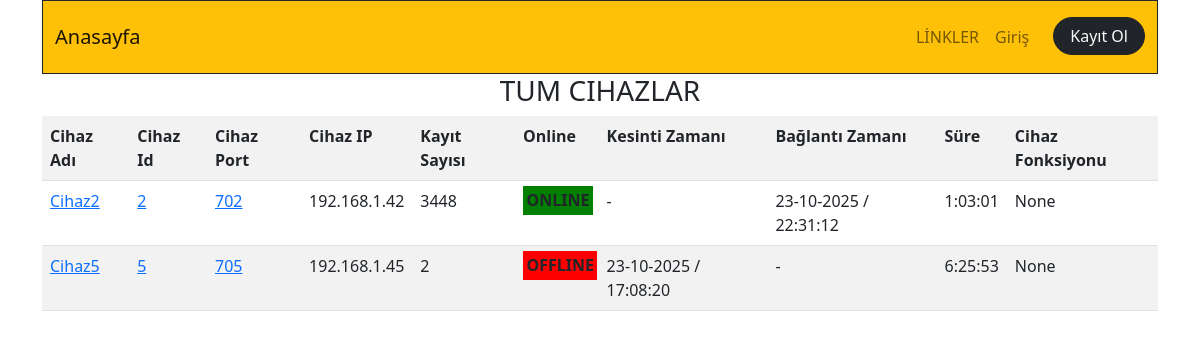
Page /cihazlar_tum on the committed database.
### app_monitor/models.py (models this page shows, shortened)
class Device(models.Model):
    device_id=models.IntegerField(primary_key=True,db_column='ID')
    device_name=models.CharField(blank=True,null=True, max_length=20)
    device_ip=models.CharField(blank=True,null=True, max_length=20)
    device_port=models.IntegerField(blank=True,null=True)
    device_function=models.CharField(blank=True,null=True, max_length=20)
    device_state=models.BooleanField(blank=True,null=True,default=False) #241225
    def __str__(self):
        return(f"{self.device_id}")

class Event(models.Model):
    id=models.BigAutoField(primary_key=True,db_column='ID')
    device_id=models.ForeignKey(Device,on_delete=models.CASCADE,null=True, blank=True)
    device_name=models.CharField(blank=True,null=True, max_length=50)
    alarm_id=models.ForeignKey(Alarm,on_delete=models.CASCADE,null=True, blank=True)
    alarm_name=models.CharField(blank=True,null=True, max_length=50)
    event_active=models.BooleanField(default=True) #alarm devam ediyor mu?  241225
    start_time=models.DateTimeField(blank=True,null=True)
    finish_time=models.DateTimeField(blank=True,null=True)
    info=models.CharField(blank=True,null=True, max_length=50)
    def __str__(self):
        return f"Device name:{self.device_name}--Device ID:{self.device_name}--{self.alarm_name}--{self.start_time}"

### app_monitor/views.py (the view)
# urls.py: path('cihazlar_tum',devices_all,name="devices_all"), #<str:**> parametresi çok dikkatli kullanılmalı,string oldugu için diğer url leri ezmektedir. Ayrıca cihazlar/ şeklinde bir yol da eklenmelidir.
def devices_all(request):
    devices_all=Device.objects.all()
    datetime_now=datetime.now()
    devices_online=[]
    cihaz_isimleri_query=Temperature.objects.values("device_name").distinct()
    cihaz_isimleri=[]
    for cihaz in cihaz_isimleri_query:
        cihaz_isimleri.append(list(cihaz.values())[0]) #cihaz isimlerini dizi olarak elde ettik. 250101
    print(f"devices_all:{devices_all}")
    for device in devices_all:
        try:
            if device.event_set.filter(alarm_id=1).last().event_active == False:
                devices_online.append(device.device_id)
                print(f"datetime_now- device.temperature_set.last.date() {device.temperature_set.last().device_id}: {datetime.timestamp(datetime_now) - datetime.timestamp(device.temperature_set.last().date) }")
        except Exception as e:
            print(f"device_id:{device.device_id} için henüz kesinti alarmı (Alarm ID:1) oluşmamış: {str(e)}")
    print(f"online cihazlar: {devices_online}")
    context=dict(
        devices_all=devices_all,
        devices_online=devices_online,
        cihaz_isimleri=cihaz_isimleri,
    )
    return render(request,"app_monitor/devices_all.html",context)

### app_monitor/templatetags/template_tags.py (called while the page is built)
@register.filter
def last_event_active(devices,alarm_id):
    last_event=devices.event_set.filter(alarm_id=alarm_id).last()
    last_event_status=last_event.event_active
    if last_event_status == True:
        print("last_event_active: TRUE")
        return True
    else:
        print("last_event_active: FALSE")
        return False

@register.filter
def last_event_startdate(devices,alarm_id):
    last_event=devices.event_set.filter(alarm_id=alarm_id).last()
    last_event_startdate_formatsiz=last_event.start_time
    last_event_startdate=datetime.strftime(last_event_startdate_formatsiz,'%d-%m-%Y / %H:%M:%S')
    return last_event_startdate

@register.filter
def last_event_finishdate(devices,alarm_id):
    try:
        last_event=devices.event_set.filter(alarm_id=alarm_id).last()
        print(f"devices.event_set.filter(alarm_id=alarm_id).last(): {devices.event_set.filter(alarm_id=alarm_id).last()}")
        last_event_finishtdate_formatsiz=last_event.finish_time
        print(f"last_event.finish_time: {last_event.finish_time}")
        last_event_finishdate=datetime.strftime(last_event_finishtdate_formatsiz,'%d-%m-%Y / %H:%M:%S')
        print("datetime.strftime(last_event_finishtdate_formatsiz,'%d-%m-%Y %H:%M:%S'): {last_event_finishdate}")
        return last_event_finishdate
    except Exception as e:
        print(f"Exception var,finishdate yok,cihaz çalışıyor: {str(e)}")
        return "-"

@register.filter
def active_device_duration(devices,alarm_id):
    last_event=devices.event_set.filter(alarm_id=alarm_id).last()
    print(f"devices.event_set.filter(alarm_id=alarm_id).last(): {devices.event_set.filter(alarm_id=alarm_id).last()}")
    active_device_duration_formatsiz=datetime.now() - last_event.finish_time
    print(f"datetime.now() - last_event.finish_time: {datetime.now() - last_event.finish_time}")
    last_event_startdate_formatsiz=last_event.start_time
    return str(active_device_duration_formatsiz).split(".")[0]

@register.filter
def outage_device_duration(devices,alarm_id):
    last_event=devices.event_set.filter(alarm_id=alarm_id).last()
    print(f"devices.event_set.filter(alarm_id=alarm_id).last(): {devices.event_set.filter(alarm_id=alarm_id).last()}")
    outage_device_duration_formatsiz=datetime.now() - last_event.start_time
    print(f"datetime.now() - last_event.finish_time: {datetime.now() - last_event.start_time}")
    last_event_startdate_formatsiz=last_event.start_time
    return str(outage_device_duration_formatsiz).split(".")[0]

### app_monitor/templates/app_monitor/devices_all.html (shortened to what this page needs)
{% extends "core/base_without_navbar.html" %}
{% load static %}
{% load template_tags %}
{% block content %}
<div class="container">
        <nav
        class="container-fluid navbar navbar-expand-lg bg-warning border border-bottom border-dark  opacity-99 ">
        <div class="container-fluid py-2 ">
            <a class="navbar-brand" href="/app_monitor">Anasayfa</a>
        <div class="collapse navbar-collapse" id="navbarNavAltMarkup">
            <ul class="navbar-nav ms-auto">
                <li class="nav-item dropdown_hover">
                    <a class="nav-link" href="#" role="button" data-bs-toggle="dropdown" aria-expanded="false">
                        LİNKLER
                    </a>
                </li>
                {% if request.user.is_authenticated %}
                <li class="nav-item dropdown">
                    <a class="nav-link dropdown-toggle" href="#" role="button" data-bs-toggle="dropdown" aria-expanded="false">
                        {{ request.user.username }}
                    </a>
                    <ul class="dropdown-menu">
                        <li><a class="dropdown-item" href=" {{ request.user.profile }} ">Edit Profile</a></li>
                        <li><a class="dropdown-item" href=" {{ request.user.profile }} ">All {{ request.user.profile }} Posts </a></li>
                    </ul>
                </li>
                <li class="nav-item">
                    <a class=" btn btn-dark text-light px-3 rounded-pill ms-3" href="{% url 'app_user_profile:logout_view' %} ">Çıkış</a>
                </li>
                {% else  %}
                <li class="nav-item">
                    <a class="nav-link" href="{% url 'app_user_profile:login_view' %} ">Giriş</a>
                </li>
                <li class="nav-item">
                    <a class=" btn btn-dark text-light px-3 rounded-pill ms-3" href="{% url 'app_user_profile:register_view' %} ">Kayıt Ol</a>
                </li>
                {% endif %}
            </ul>
        </div>
    </div>
</nav>
<h3 class="text-center">TUM CIHAZLAR</h3>
<table class="table table-striped tablo-online">
    <th>Cihaz Adı</th>
    <th>Cihaz Id</th>
    <th>Cihaz Port</th>
    <th>Cihaz IP</th>
    <th>Kayıt Sayısı</th>
    <th>Online</th>
    <th>Kesinti Zamanı</th>
    <th>Bağlantı Zamanı</th>
    <th>Süre</th>
    <th>Cihaz Fonksiyonu</th>
    {% for devices in devices_all %}
    <tr class="device-row">
        <td><a href="/app_monitor/cihazlar/cihaz_adi={{devices.device_name}}" target="_blank">{{devices.device_name}}</a></td>
        <td> <a href="/app_monitor/cihazlar/cihaz_id={{devices.device_id}}" target="_blank">{{devices.device_id}}</a></td>
        <td> <a href="/app_monitor/cihazlar/cihaz_port={{devices.device_port}}" target="_blank">{{devices.device_port}}</a></td>
        <td>{{devices.device_ip}} </td>
        <td>{{devices.temperature_set.all.count}} </td>
        <td>
            {% if  devices.device_id in devices_online %}
            <b class="b-online-check" style="background-color: green;padding: 5%;">ONLINE</b>
            {% else %}
            <b class="b-online-check" style="background-color: red;padding: 5%;">OFFLINE</b>
            {% endif %}
        </td>
        {% if devices|last_event_active:1  %} {% comment "KESINTI ZAMANI" %}{% endcomment %}
        <td> {{devices|last_event_startdate:1}} </td>
        {% else %}
        <td> - </td>
        {% endif %}
        {% if devices|last_event_active:1  %} {% comment "BAĞLANTI ZAMANI" %}{% endcomment %}
        <td> - </td>
        {% else %}
        <td> {{devices|last_event_finishdate:1}} </td>
        {% endif %}
        {% if devices|last_event_active:1  %} {% comment "SURE" %}{% endcomment %}
        <td> {{ devices|outage_device_duration:1 }} </td>
        {% else %}
        <td> {{ devices|active_device_duration:1 }} </td>
        {% endif %}
        <td>{{devices.device_function}} </td>
    </tr>
    {% endfor %}
</table>
</div>
{% endblock content %}

### rows in the picture
Device: device_name "Cihaz2", device_id "2", device_port "702", device_ip "192.168.1.42", temperature_set.all.count "3448", shows "ONLINE", ID.finish_time "23-10-2025 / 22:31:12", ID.finish_time "1:03:01", device_function "None"
Device: device_name "Cihaz5", device_id "5", device_port "705", device_ip "192.168.1.45", temperature_set.all.count "2", shows "OFFLINE", ID.start_time "23-10-2025 / 17:08:20", ID.start_time "6:25:53", device_function "None"
